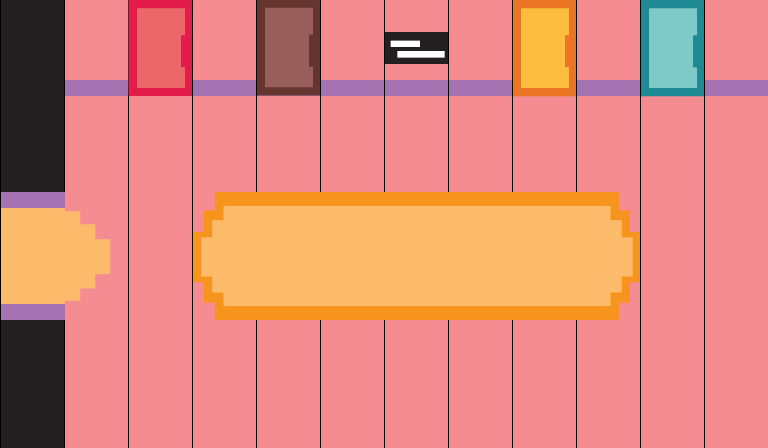

Tiled map render using the project's own tile images. Description and the whole map definition, tile-layer contents included, below:
An orthogonal 12x7 tile map with 64x64 px tiles, 3 tile layers (Tile Layer 2, Tile Layer 3, Tile Layer 1) and 6 objects.

<map version="1.0" tiledversion="1.1.6" orientation="orthogonal" renderorder="right-down" width="12" height="7" tilewidth="64" tileheight="64" infinite="0" nextobjectid="7">
 <tileset firstgid="1" source="sprite_v2.tsx" />
 <layer name="Tile Layer 2" width="12" height="7">
  <data encoding="csv">
0,336,336,336,336,336,336,336,336,336,336,336,
0,341,341,341,341,341,341,341,341,341,341,341,
0,341,341,341,341,341,341,341,341,341,341,341,
338,341,341,341,341,341,341,341,341,341,341,341,
347,341,341,341,341,341,341,341,341,341,341,341,
0,341,341,341,341,341,341,341,341,341,341,341,
0,341,341,341,341,341,341,341,341,341,341,341
</data>
 </layer>
 <layer name="Tile Layer 3" width="12" height="7">
  <data encoding="csv">
0,0,0,0,0,0,0,0,0,0,0,0,
0,345,345,345,345,345,345,345,345,345,345,345,
0,0,0,0,0,0,0,0,0,0,0,0,
0,339,0,362,363,364,365,366,366,367,0,0,
0,348,0,371,372,373,374,375,375,376,0,0,
0,0,0,0,0,0,0,0,0,0,0,0,
0,0,0,0,0,0,0,0,0,0,0,0
</data>
 </layer>
 <layer name="Tile Layer 1" width="12" height="7" locked="1">
  <data encoding="csv">
1,0,19,0,21,0,27,0,23,0,25,0,
1,0,28,0,30,0,0,0,32,0,34,0,
1,0,0,0,0,0,0,0,0,0,0,0,
0,0,0,0,0,0,0,0,0,0,0,0,
0,0,0,0,0,0,0,0,0,0,0,0,
1,0,0,0,0,0,0,0,0,0,0,0,
1,0,0,0,0,0,0,0,0,0,0,0
</data>
 </layer>
 <objectgroup name="Object Layer 1" locked="1">
  <object id="1" x="0" y="0" width="768" height="96" />
  <object id="2" x="758.667" y="1.33333" width="66.6667" height="458.667" />
  <object id="3" x="1.33332" y="46.6668" width="66.6667" height="165.333" />
  <object id="4" x="-57.3334" y="178.667" width="66.6667" height="165.333" />
  <object id="5" x="-1.33335" y="297.333" width="66.6667" height="165.333" />
  <object id="6" x="25.3333" y="438.667" width="768" height="26.6667" />
 </objectgroup>
</map>